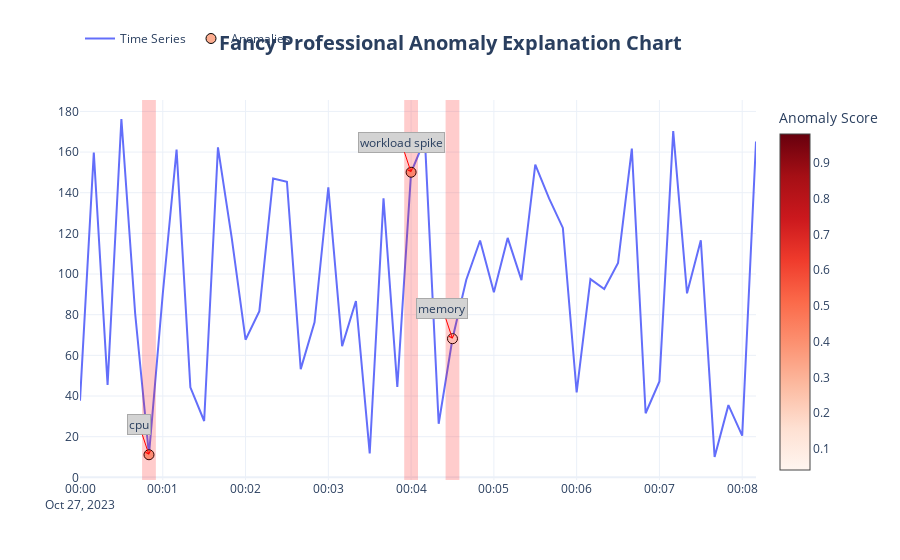

The notebook cell saved with this chart:
### Code cell
import pandas as pd
import random
import plotly.express as px
import plotly.graph_objects as go

# 더미 데이터 생성
n = 50  # 데이터 포인트 수

# 날짜 범위 생성
date_rng = pd.date_range(start="2023-10-27 00:00:00", periods=n, freq="10s")

# 더미 데이터 생성
data = {
    "Timestamp": date_rng,
    "Value": [random.uniform(0, 180) for _ in range(n)],
    "Anomaly_Score": [random.uniform(0, 1) for _ in range(n)],
    "is_anomaly": [random.choice([False, False,False, False,False, False, True, False,False,False, False, False]) for _ in range(n)],
    "Anomaly_Cause": [random.choice(["workload spike", "cpu", "memory"]) for _ in range(n)]
}

# 데이터프레임 생성
df = pd.DataFrame(data)

# 그래프 생성
fig = go.Figure()

# 시계열 데이터를 라인 그래프로 추가
fig.add_trace(go.Line(x=df["Timestamp"], y=df["Value"], mode="lines", name="Time Series"))


df_anomaly = df[df['is_anomaly']==True]
# Anomaly Score에 따라 색상 동적 설정
color_scale = "Reds"  # 원하는 색상 스케일 선택
colors = df["Anomaly_Score"]  # Anomaly Score에 따라 색상 설정
colorbar_title = "Anomaly Score"

# 스캐터 플롯로 추가
fig.add_trace(go.Scatter(x=df_anomaly["Timestamp"], y=df_anomaly["Value"], mode="markers", name="Anomalies", 
                         marker=dict(size=10, color=colors, colorscale=color_scale, colorbar_title=colorbar_title,line=dict(width=1, color="black"))))


# 범례를 차트 위에 추가
fig.update_layout(legend=dict(orientation="h", y=1.2, x=0)) 
fig.update_layout(
    title='<b>Fancy Professional Anomaly Explanation Chart</b>',
    title_font=dict(size=20),
    title_x=0.5,  # 제목의 가로 위치 (0-1),
    template = 'plotly_white'

)

# is_anomaly가 True인 포인트에 빨간색 배경 표시
anomaly_indices = df[df["is_anomaly"] == True].index
for index in anomaly_indices:
    fig.add_vrect(
            x0=df["Timestamp"][index]-pd.Timedelta("5s"),
            x1=df["Timestamp"][index]+pd.Timedelta("5s"),
          #  y0=0,
           # y1=1000,  # 배경 높이 설정
            fillcolor="red",
            opacity=0.2,  # 투명도 설정
            line_width=0,

        #    layer="below",
        
    )

# 각 데이터 포인트에 화살표, 박스 및 텍스트 추가
for index, row in df.iterrows():
    if row['is_anomaly']:
        annotation = go.layout.Annotation(
            x=row["Timestamp"],
            y=row["Value"],
            text=row["Anomaly_Cause"],
            showarrow=True,
            arrowhead=4,  # 화살표 모양 설정 (1: 화살표 끝, 4: 화살표 양 끝)
            arrowcolor="Red",  # 화살표 색상 설정
            arrowwidth=1,  # 화살표 두께 설정
            bgcolor='lightgray',
            bordercolor="darkgray",  # 박스 테두리 색상 설정
            borderwidth=1,  # 박스 테두리 두께 설정
        )
        fig.add_annotation(annotation)

# 그래프 출력
fig.show()

### Figure 1 — Plotly figure (JSON) as saved in the notebook; plotly's stock layout.template omitted (floating-point values rounded to 4 significant figures)
{"data": [{"mode": "lines", "name": "Time Series", "type": "scatter", "x": ["2023-10-27T00:00:00", "2023-10-27T00:00:10", "2023-10-27T00:00:20", "2023-10-27T00:00:30", "2023-10-27T00:00:40", "2023-10-27T00:00:50", "2023-10-27T00:01:00", "2023-10-27T00:01:10", "2023-10-27T00:01:20", "2023-10-27T00:01:30", "2023-10-27T00:01:40", "2023-10-27T00:01:50", "2023-10-27T00:02:00", "2023-10-27T00:02:10", "2023-10-27T00:02:20", "2023-10-27T00:02:30", "2023-10-27T00:02:40", "2023-10-27T00:02:50", "2023-10-27T00:03:00", "2023-10-27T00:03:10", "2023-10-27T00:03:20", "2023-10-27T00:03:30", "2023-10-27T00:03:40", "2023-10-27T00:03:50", "2023-10-27T00:04:00", "2023-10-27T00:04:10", "2023-10-27T00:04:20", "2023-10-27T00:04:30", "2023-10-27T00:04:40", "2023-10-27T00:04:50", "2023-10-27T00:05:00", "2023-10-27T00:05:10", "2023-10-27T00:05:20", "2023-10-27T00:05:30", "2023-10-27T00:05:40", "2023-10-27T00:05:50", "2023-10-27T00:06:00", "2023-10-27T00:06:10", "2023-10-27T00:06:20", "2023-10-27T00:06:30", "2023-10-27T00:06:40", "2023-10-27T00:06:50", "2023-10-27T00:07:00", "2023-10-27T00:07:10", "2023-10-27T00:07:20", "2023-10-27T00:07:30", "2023-10-27T00:07:40", "2023-10-27T00:07:50", "2023-10-27T00:08:00", "2023-10-27T00:08:10"], "y": [37.73, 159.8, 45.46, 176.3, 80.47, 11.11, 90.31, 161.2, 44.29, 27.72, 162.3, 117.7, 67.69, 81.76, 147.0, 145.4, 53.23, 76.3, 142.7, 64.56, 86.76, 11.75, 137.2, 44.49, 150.1, 166.2, 26.35, 68.19, 97.19, 116.5, 91.08, 117.8, 96.99, 153.8, 137.2, 122.7, 41.83, 97.49, 92.66, 105.5, 161.7, 31.53, 47.18, 170.3, 90.5, 116.6, 10.04, 35.53, 20.51, 165.2]}, {"marker": {"color": [0.3174, 0.3392, 0.1105, 0.448, 0.2395, 0.8671, 0.7588, 0.8313, 0.416, 0.6786, 0.8357, 0.835, 0.9661, 0.3901, 0.8838, 0.9805, 0.9537, 0.06884, 0.07958, 0.7052, 0.9423, 0.4787, 0.1341, 0.7362, 0.5938, 0.7542, 0.6205, 0.8, 0.8832, 0.3779, 0.6892, 0.04103, 0.799, 0.5786, 0.1691, 0.5983, 0.1648, 0.5224, 0.9275, 0.165, 0.7073, 0.7765, 0.8735, 0.7071, 0.2517, 0.04633, 0.1085, 0.4542, 0.1614, 0.2527], "colorbar": {"title": {"text": "Anomaly Score"}}, "colorscale": [[0, "rgb(255,245,240)"], [0.125, "rgb(254,224,210)"], [0.25, "rgb(252,187,161)"], [0.375, "rgb(252,146,114)"], [0.5, "rgb(251,106,74)"], [0.625, "rgb(239,59,44)"], [0.75, "rgb(203,24,29)"], [0.875, "rgb(165,15,21)"], [1, "rgb(103,0,13)"]], "line": {"color": "black", "width": 1}, "size": 10}, "mode": "markers", "name": "Anomalies", "type": "scatter", "x": ["2023-10-27T00:00:50", "2023-10-27T00:04:00", "2023-10-27T00:04:30"], "y": [11.11, 150.1, 68.19]}], "layout": {"annotations": [{"arrowcolor": "Red", "arrowhead": 4, "arrowwidth": 1, "bgcolor": "lightgray", "bordercolor": "darkgray", "borderwidth": 1, "showarrow": true, "text": "cpu", "x": "2023-10-27T00:00:50", "y": 11.11}, {"arrowcolor": "Red", "arrowhead": 4, "arrowwidth": 1, "bgcolor": "lightgray", "bordercolor": "darkgray", "borderwidth": 1, "showarrow": true, "text": "workload spike", "x": "2023-10-27T00:04:00", "y": 150.1}, {"arrowcolor": "Red", "arrowhead": 4, "arrowwidth": 1, "bgcolor": "lightgray", "bordercolor": "darkgray", "borderwidth": 1, "showarrow": true, "text": "memory", "x": "2023-10-27T00:04:30", "y": 68.19}], "autosize": true, "legend": {"orientation": "h", "x": 0, "y": 1.2}, "shapes": [{"fillcolor": "red", "line": {"width": 0}, "opacity": 0.2, "type": "rect", "x0": "2023-10-27T00:00:45", "x1": "2023-10-27T00:00:55", "xref": "x", "y0": 0, "y1": 1, "yref": "y domain"}, {"fillcolor": "red", "line": {"width": 0}, "opacity": 0.2, "type": "rect", "x0": "2023-10-27T00:03:55", "x1": "2023-10-27T00:04:05", "xref": "x", "y0": 0, "y1": 1, "yref": "y domain"}, {"fillcolor": "red", "line": {"width": 0}, "opacity": 0.2, "type": "rect", "x0": "2023-10-27T00:04:25", "x1": "2023-10-27T00:04:35", "xref": "x", "y0": 0, "y1": 1, "yref": "y domain"}], "title": {"font": {"size": 20}, "text": "<b>Fancy Professional Anomaly Explanation Chart</b>", "x": 0.5}, "xaxis": {"autorange": true, "range": ["2023-10-27", "2023-10-27 00:08:10"], "type": "date"}, "yaxis": {"autorange": true, "range": [-5.742, 193.2], "type": "linear"}}}
